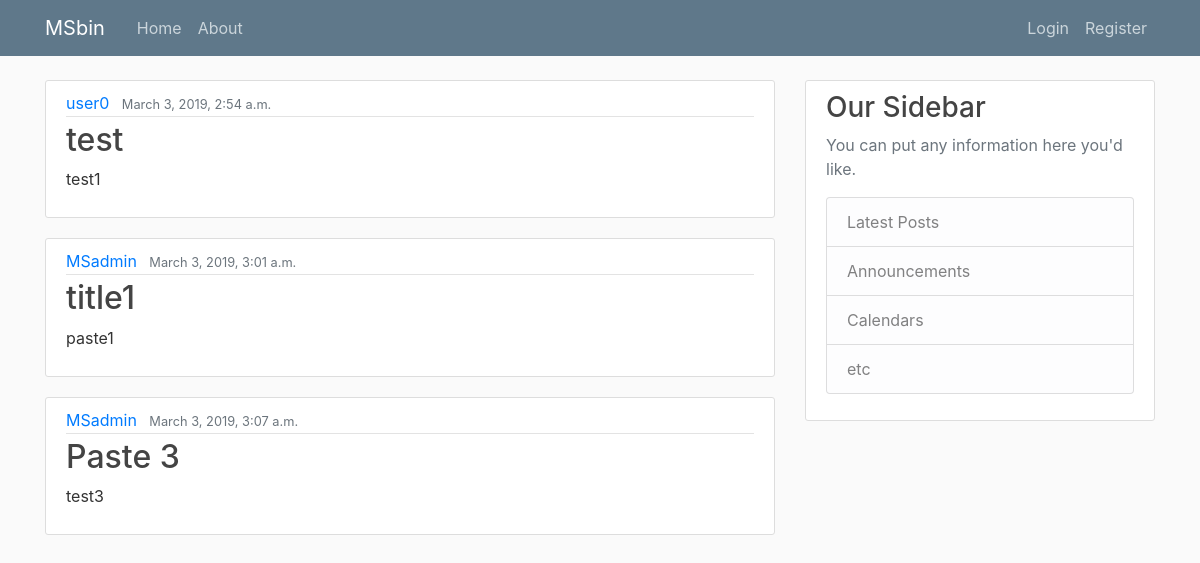
The page / on the database its author committed.
### index/models.py (models this page shows)
class Paste(models.Model):
    title = models.CharField(max_length=60)
    content = models.TextField(max_length=524288)
    date = models.DateTimeField(default=timezone.now)
    author = models.ForeignKey(User, on_delete=models.CASCADE)

### index/views.py (the view)
# urls.py: 2. Add a URL to urlpatterns:  path('', views.home, name='home')
def home(request):
	context = {'pastes': Paste.objects.all()}
	return render(request, 'index/home.html', context)

### index/templates/index/home.html
{% extends "index/base.html" %}
{% block content %}
{% for paste in pastes %}
<article class="media content-section">
  <div class="media-body">
    <div class="article-metadata">
      <a class="mr-2" href="#">{{ paste.author }}</a>
      <small class="text-muted">{{ paste.date }}</small>
    </div>
    <h2><a class="article-title" href="#">{{ paste.title }}</a></h2>
    <p class="article-content">{{ paste.content }}</p>
  </div>
</article>
{% endfor %}
{% endblock %}

### index/static/index/main.css (style rules this page uses)
body { background: #fafafa; color: #333333; margin-top: 5rem; }
h1, h2, h3, h4, h5, h6 { color: #444444; }
.content-section { background: #ffffff; padding: 10px 20px; border: 1px solid #dddddd; border-radius: 3px; margin-bottom: 20px; }
.article-title { color: #444444; }
.article-content { white-space: pre-line; }
.article-metadata { padding-bottom: 1px; margin-bottom: 4px; border-bottom: 1px solid #e3e3e3 }

### rows shown on the page
Paste: author "user0", date "March 3, 2019, 2:54 a.m.", title "test", content "test1"
Paste: author "MSadmin", date "March 3, 2019, 3:01 a.m.", title "title1", content "paste1"
Paste: author "MSadmin", date "March 3, 2019, 3:07 a.m.", title "Paste 3", content "test3"
